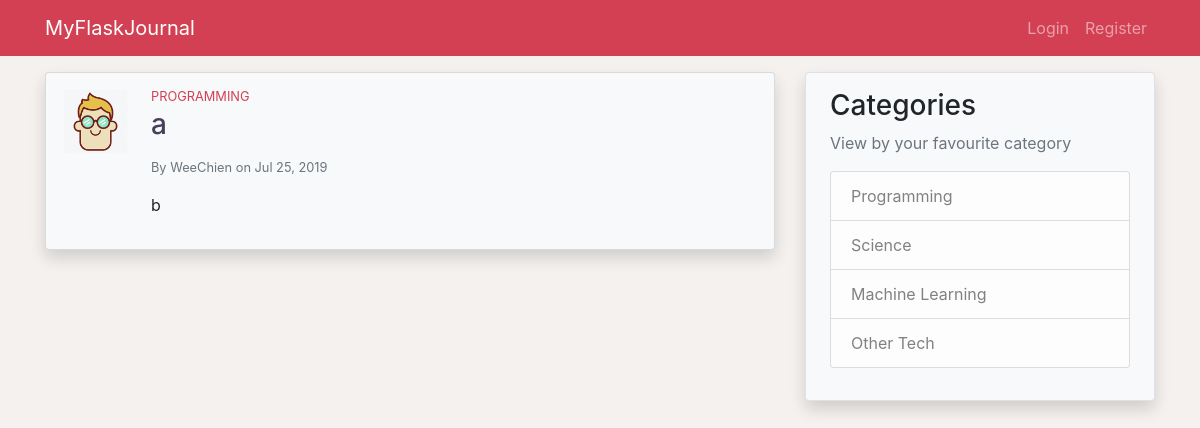
Page /post/3 on the earlier database version.
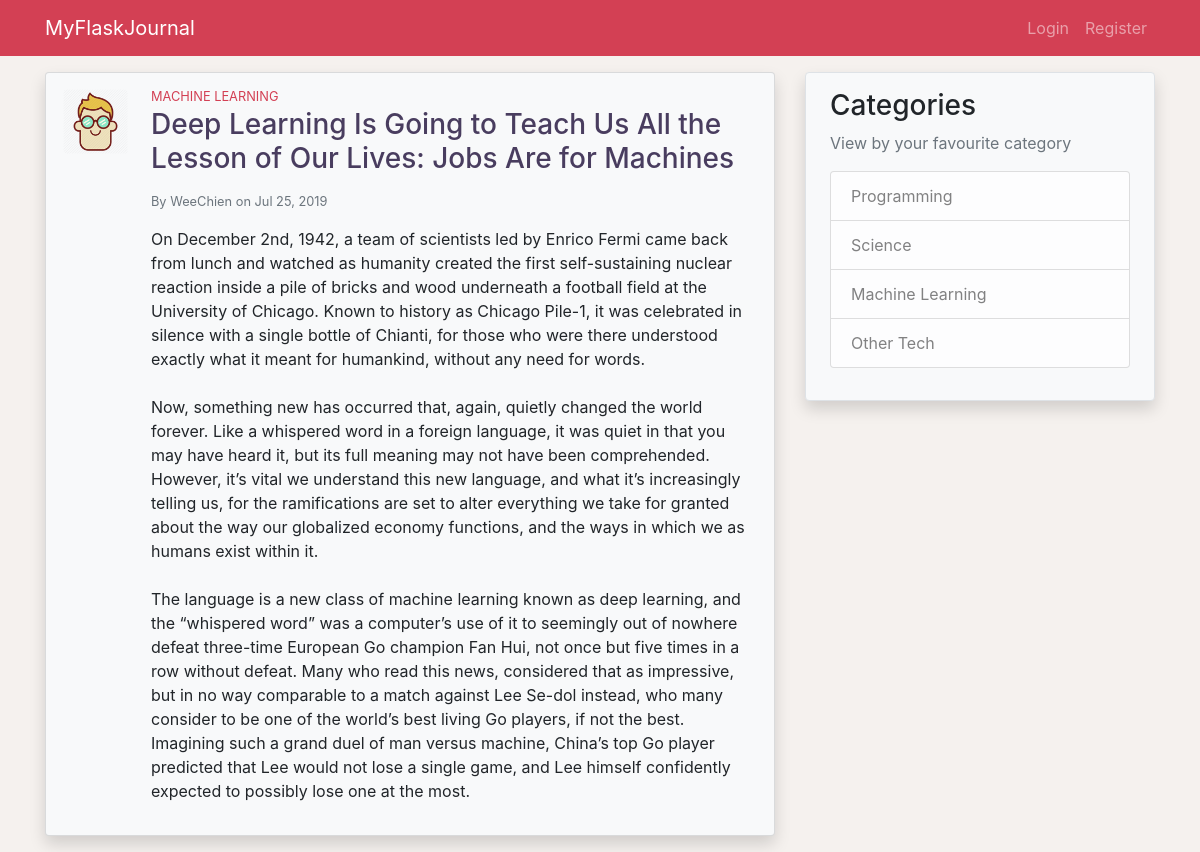
Same page on the later database version.
### application/models.py (models this page shows, shortened)
class Post(db.Model):
    id = db.Column(db.Integer, primary_key=True)
    title = db.Column(db.String(100), nullable=False)
    date_posted = db.Column(db.DateTime, nullable=False,
                            default=datetime.utcnow)
    content = db.Column(db.Text, nullable=False)
    category = db.Column(db.String(100), nullable=False)
    user_id = db.Column(db.Integer, db.ForeignKey('user.id'), nullable=False)

### application/posts/routes.py (the view)
@posts.route('/post/<int:post_id>')
def post(post_id):
    post = Post.query.get_or_404(post_id)
    return render_template('posts/post.html', title=post.title, post=post)

### application/templates/posts/post.html (shortened to what this page needs)
{% extends 'layout.html' %}
{% block content %}
        <div class="card mb-3 p-3 shadow bg-light">
            <div class="row">
                <div class="ml-3 mb-3 pr-2">
                    <img src="{{ url_for('static', filename='profile_pics/' + post.author.image_file) }}" class="post-img rounded mx-md-auto d-block">
                </div>
                <div class="col">
                    <h6 class="post-category mb-1 small">
                    </h6>
                    <h3 class="post-title mb-3">
                        <a class="clean-a" href="{{ url_for('posts.post', post_id=post.id) }}">{{ post.title }}</a>
                    </h3>
                    <div class="text-muted small mb-3">
                        By <a class="clean-a" href="{{ url_for('users.user_posts', username=post.author.username) }}">{{ post.author.username }}</a>
                        on {{ post.date_posted.strftime('%b %d, %Y')}}
                    </div>
                    <p class="post-content">{{ post.content }}</p>
                </div>
            </div>
        </div>
{% endblock %}

Differences in the rows shown:
changed Post: category "PROGRAMMING" → "MACHINE LEARNING"; title "a" → "Deep Learning Is Going to Teach Us All the Lesson of Our Lives: Jobs Are for Machines"; content "b" → "On December 2nd, 1942, a team of scientists led by Enrico Fermi came back from lunch and watched as humanity created the first self-sustaining nuclear reaction inside a pile of bricks and wood underneath a football field at the University of Chicago. Known to history as Chicago Pile-1, it was celebrated in silence with a single bottle of Chianti, for those who were there understood exactly what it meant for humankind, without any need for words. Now, something new has occurred that, again, quietly changed the world forever. Like a whispered word in a foreign language, it was quiet in that you may have heard it, but its full meaning may not have been comprehended. However, it’s vital we…"
